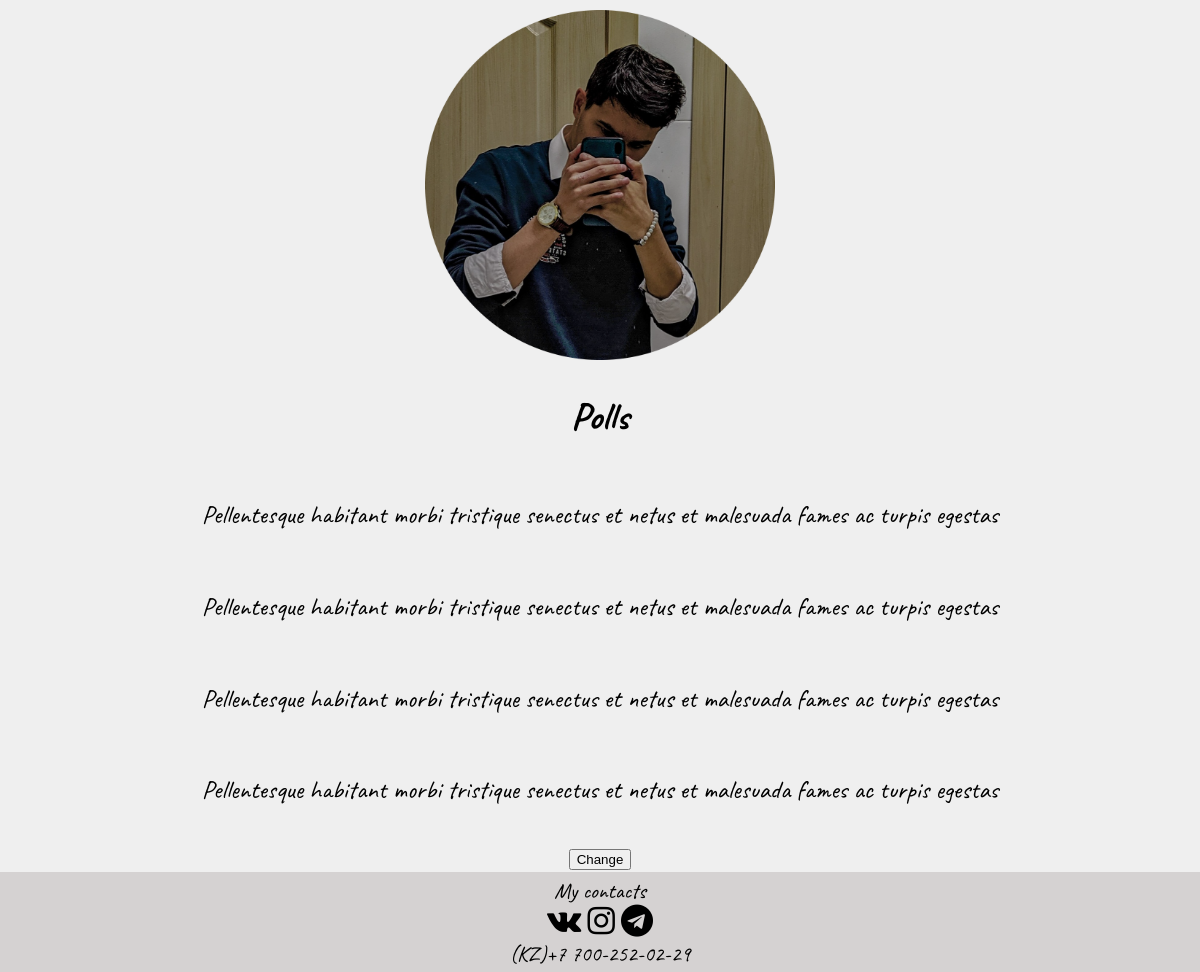
Before: / with the older database file.
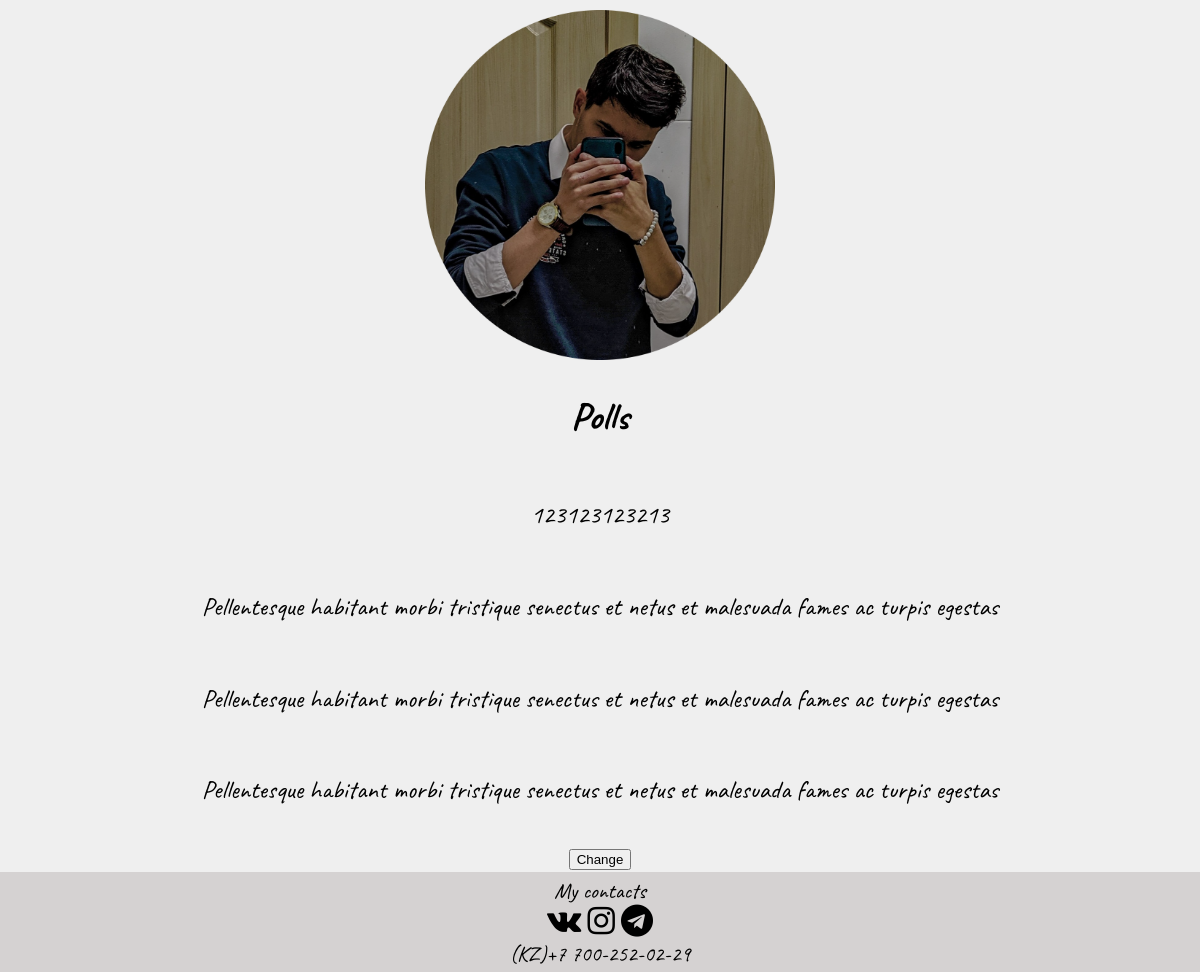
After: the same page with the newer database file.
### zhalgasPolls/models.py (models this page shows)
class Text(models.Model):
    text = models.CharField(max_length=60)
    def __str__(self):
        return self.text

### zhalgasPolls/views.py (the view)
# urls.py: path('', views.index, name='index'),
def index(request):
    someText = Text.objects.all()
    return render(request, 'zhalgasPolls/index.html', {'someText': someText})

### zhalgasPolls/templates/zhalgasPolls/index.html (shortened to what this page needs)
{% load static %}
<!DOCTYPE html>
<html lang="en">
<head>
    <link rel="stylesheet" href="{% static 'styles/style.css' %}">
    <link rel="stylesheet" href="https://cdnjs.cloudflare.com/ajax/libs/font-awesome/4.7.0/css/font-awesome.min.css">
</head>
<body>
    <div class="header">
        <img src="{% static 'images/zhalgas-photo.png'%}" alt="">
    </div>
    <div class="main">
        <h2>Polls</h2>
        <div class="info">
            <div class="poll">
                {% if someText %}
                {% for text in someText%}
                <p>{{text}}</p>
                <br>
                {% endfor %}
                {% endif %}
                <a href="{% url 'change'%}"><button>Change</button></a>
            </div>
        </div>
    </div>
    <div class="footer">
        <div class="my-contact-container">
            <p class="my-contacts">My contacts</p>
        </div>
        <div class="icons">
            <a href="https://vk.com/zhaakentii"><i class="fa fa-vk" style="color: black;font-size:32px;"></i></a>
            <a href="https://www.instagram.com/zhaakentii"><i class="fa fa-instagram" style="color:black;font-size:32px"></i></a>
            <a href="https://www.youtube.com/watch?v=dQw4w9WgXcQ&ab_channel=RickAstley"><i class="fa fa-telegram" style="color:black;font-size:32px"></i></a>
        </div>
        <div class="phone">
            <p class="phone-number">(KZ)+7 700-252-02-29</p>
        </div>
    </div>
</body>
</html>

### zhalgasPolls/static/styles/style.css (style rules this page uses)
html, body { height: 100vh; min-height: 100vh; }
body { font-family: 'Caveat', 'Cursive'; margin: 0; font-size: 160%; background-color:rgba(220, 220, 220, 0.444); }
img { margin-top: 10px; max-width: 350px; min-width: 200px; width: 30%; transition: all 1.4s; border-radius: 15%; }
p { margin-bottom: 0; }
.header { display: flex; justify-content: center; }
.main { display: flex; flex-direction: column; align-items: center; }
.info { max-width: 800px; max-height: 100%; display: flex; justify-content: space-evenly; }
.poll { text-align: center; }
.footer { background-color: rgb(213, 210, 210); width: 100%; height: 100px; display: flex; flex-direction: column; align-items:center; justify-content: center; }
.my-contacts, .phone-number { margin: 0; font-size: 85%; }

Changed rows visible on the page:
changed Text (number 1 of 4 on the later page): text "Pellentesque habitant morbi tristique senectus et netus et malesuada fames ac turpis egestas" → "123123123213"
